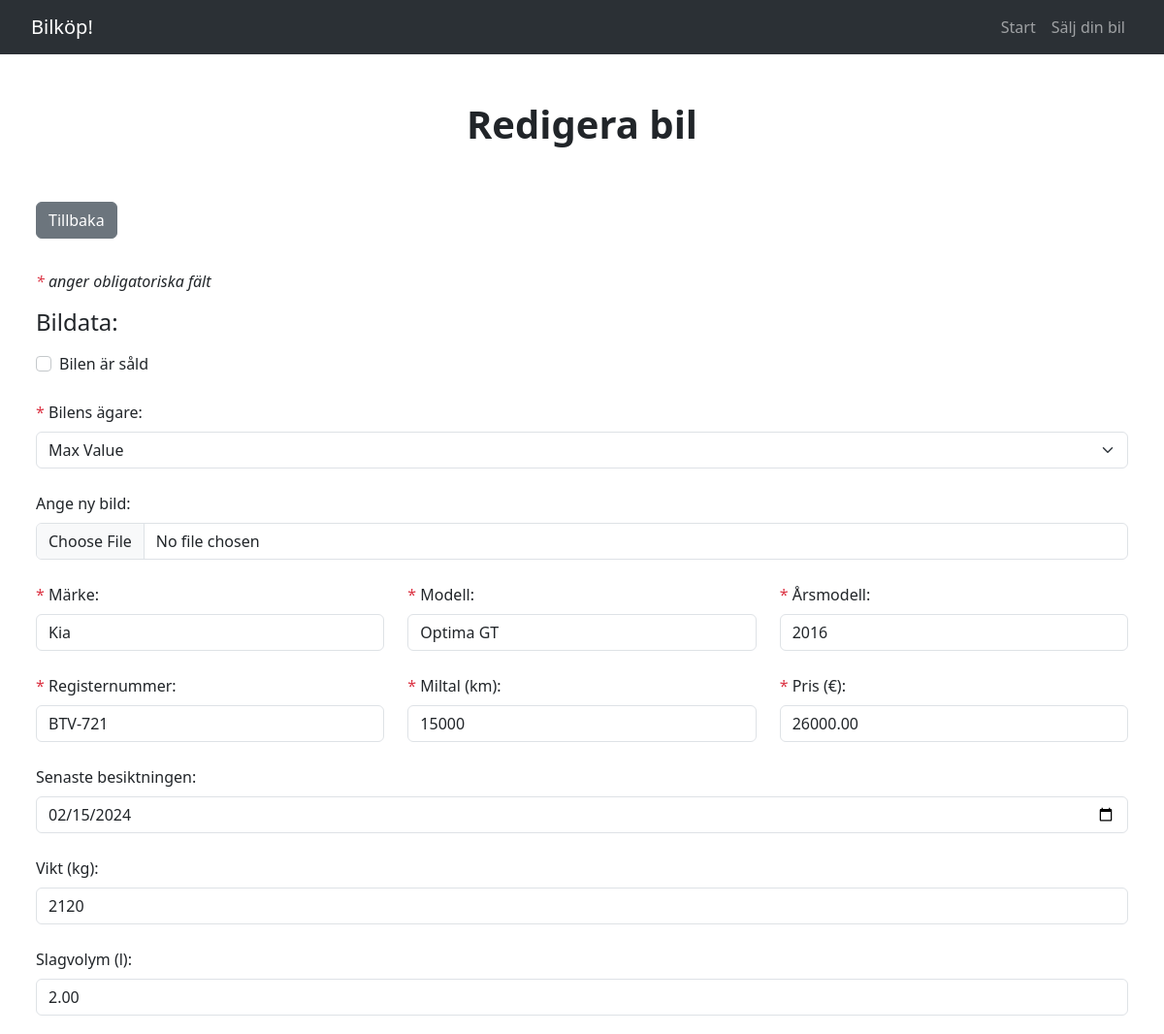
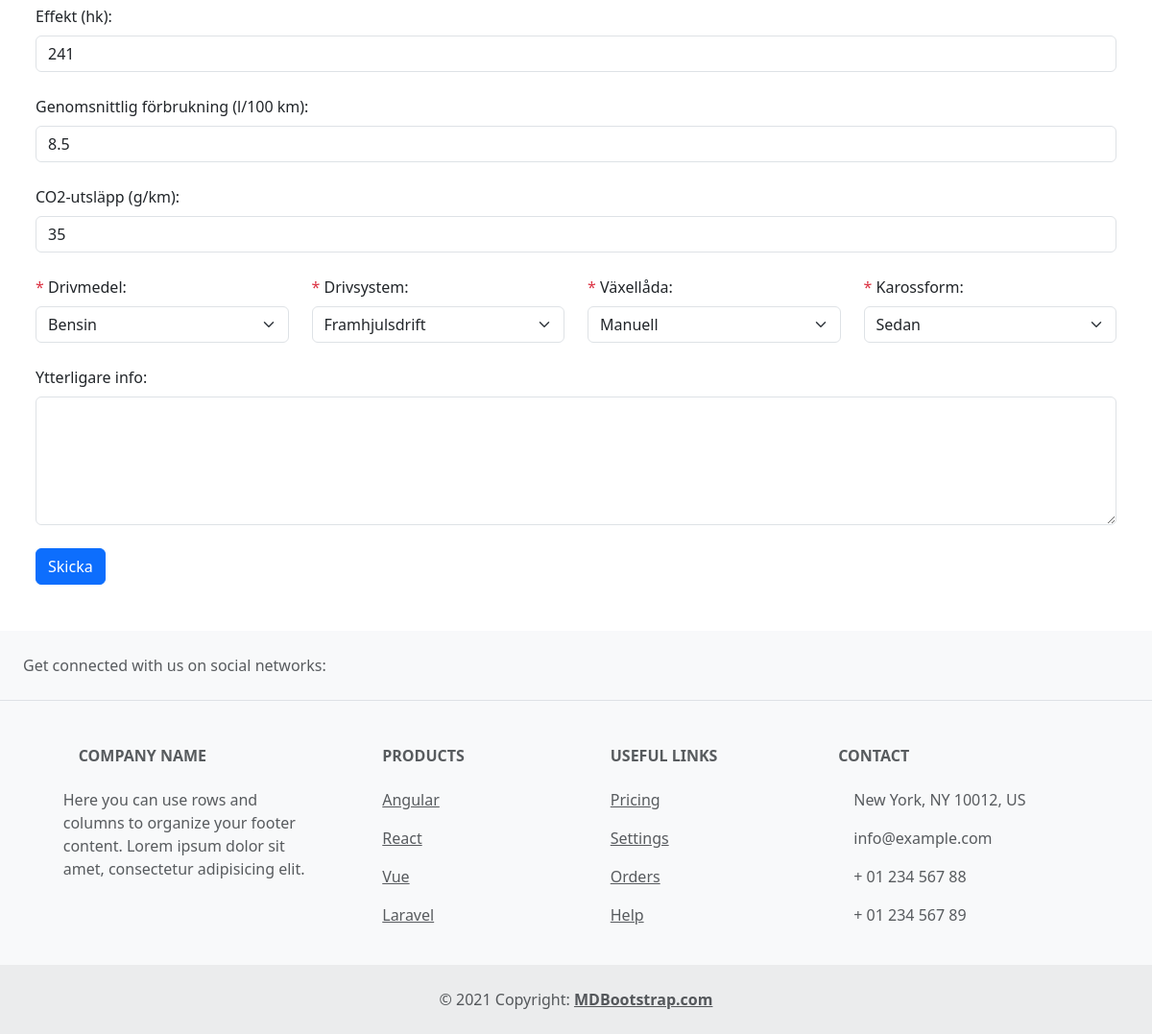
The page /editcar.php?carid=3 on the database its author committed (2 pictures, top to bottom).
### tables this page shows
CREATE TABLE `table_cars` (
  `cars_id` int(11) NOT NULL,
  `cars_model` varchar(255) NOT NULL,
  `cars_brand` varchar(255) NOT NULL,
  `cars_mileage` int(11) NOT NULL,
  `cars_model_year` year(4) NOT NULL,
  `cars_price` decimal(10,2) NOT NULL,
  `cars_hp` int(11) NOT NULL,
  `cars_displacement` decimal(4,2) NOT NULL,
  `cars_license` varchar(255) NOT NULL,
  `cars_inspection_date` date NOT NULL,
  `cars_consumption` decimal(3,1) NOT NULL,
  `cars_emissions` int(11) NOT NULL,
  `cars_weight` int(11) NOT NULL,
  `cars_description` text NOT NULL,
  `cars_img` varchar(1000) NOT NULL,
  `cars_owner_fk` int(11) NOT NULL,
  `cars_drivetype_fk` int(11) NOT NULL,
  `cars_fueltype_fk` int(11) NOT NULL,
  `cars_transtype_fk` int(11) NOT NULL,
  `cars_body_style_fk` int(11) NOT NULL,
  `cars_sale_status` tinyint(1) NOT NULL
);

### includes/functions.php (the view, shortened to what this page needs)
<?php
function selectSingleCar($pdo, $currentId) {
	$stmt_getCarData = $pdo->prepare("SELECT table_cars.*, table_drive_type.drive_type_name AS drivetype, table_fuel_type.fuel_type_name AS fueltype, table_trans_type.trans_type_name AS transtype, table_body_style.body_style_name AS bodystyle
	FROM table_cars
	LEFT JOIN table_drive_type ON table_cars.cars_drivetype_fk = table_drive_type.drive_type_id
	LEFT JOIN table_fuel_type ON table_cars.cars_fueltype_fk = table_fuel_type.fuel_type_id
	LEFT JOIN table_trans_type ON table_cars.cars_transtype_fk = table_trans_type.trans_type_id
	LEFT JOIN table_body_style ON table_cars.cars_body_style_fk = table_body_style.body_style_id
	WHERE cars_id = :id");
	$stmt_getCarData->bindParam(':id', $currentId, PDO::PARAM_INT);
	$stmt_getCarData->execute();
	return $stmt_getCarData->fetch();
}
function selectExistingOwners($pdo) {
	$allOwnersArray = $pdo->query('SELECT * FROM table_owner')->fetchAll();
	return $allOwnersArray;
}
function populateOwnerField($owners, $carInfo = NULL) {
	$counter = 1;
	foreach ($owners as $owner) {
		$selected = '';
		if ($carInfo['cars_owner_fk'] == $counter) {
			$selected = 'selected';
		}
		echo "<option value='{$owner['owner_id']}' {$selected}>{$owner['owner_fname']} {$owner['owner_lname']}</option>";
		$counter++;
	}
}
function selectAttributes($pdo, $attributeTable) {
	$attributesQuery = "SELECT * FROM $attributeTable";
	$attributesArray = $pdo->query($attributesQuery)->fetchAll();
	return $attributesArray;
}
function populateAttributeField($attributes, $carInfo = NULL) {
	$keys = array_keys($attributes[0]);
	$counter = 1;
	foreach ($attributes as $attribute) {
		$selected = '';
		if ($keys[0] === "fuel_type_id" && isset($_POST['fuel']) && $_POST['fuel'] == $counter
		|| $keys[0] === "drive_type_id" && isset($_POST['drive-type']) && $_POST['drive-type'] == $counter
		|| $keys[0] === "trans_type_id" && isset($_POST['trans-type']) && $_POST['trans-type'] == $counter
		|| $keys[0] === "body_style_id" && isset($_POST['body-style']) && $_POST['body-style'] == $counter
		|| $keys[0] === "fuel_type_id" && isset($carInfo['cars_fueltype_fk']) && $carInfo['cars_fueltype_fk'] == $counter
		|| $keys[0] === "drive_type_id" && isset($carInfo['cars_drivetype_fk']) && $carInfo['cars_drivetype_fk'] == $counter
		|| $keys[0] === "trans_type_id" && isset($carInfo['cars_transtype_fk']) && $carInfo['cars_transtype_fk'] == $counter
		|| $keys[0] === "body_style_id" && isset($carInfo['cars_body_style_fk']) && $carInfo['cars_body_style_fk'] == $counter)
		{
			$selected = 'selected';
		}
		echo "<option value='{$attribute[$keys[0]]}' {$selected}>{$attribute[$keys[1]]}</option>";
		$counter++;
	}
}
?>

### editcar.php (shortened to what this page needs)
<?php
include_once 'includes/config.php';
include_once 'includes/functions.php';
$allOwnersArray = selectExistingOwners($pdo);
$allDriveTypes = selectAttributes($pdo, 'table_drive_type');
$allFuelTypes = selectAttributes($pdo, 'table_fuel_type');
$allTransTypes = selectAttributes($pdo, 'table_trans_type');
$allBodyStyles = selectAttributes($pdo, 'table_body_style');
$currentCarId = $_GET['carid'];
$carInfo = selectSingleCar($pdo, $currentCarId);
include_once 'includes/header.php';
?>
<div class="container main-content mt-5">
    <h1 class="text-center fw-bold mb-5">Redigera bil</h1>
    <a href='index.php' class='btn btn-secondary mt-2 mb-4 me-1'>Tillbaka</a>
    <p class="fst-italic mt-2"><span class="text-danger">*</span> anger obligatoriska fält</p>
    <h2 class="h4 mb-3">Bildata:</h2>
    <form action="" method="post" enctype="multipart/form-data">
        <div class="form-check">
            <input class="form-check-input border border-secondary-subtle" type="checkbox" id="sale-status" name="sale-status" value="sold" <?php if($carInfo['cars_sale_status'] == 1) {echo "checked";} ?>>
            <label for="sale-status" class="form-check-label">Bilen är såld</label><br><br>
        </div>
        <label for="existing-customer" class="form-label"><span class="text-danger">*</span> Bilens ägare:</label><br>
        <select class="form-select" name="existing-customer" id="existing-customer" required="required">
            <?php
            populateOwnerField($allOwnersArray, $carInfo);
            ?>
        </select><br>
        <div class="row">
            <div class="col">
                <label for="car-img" class="form-label"> Ange ny bild:</label><br>
                <input class="form-control" type="file" id="car-img" name="car-img"><br>
            </div>
        </div>
        <div class="row">
            <div class="col-sm-4">
                <label for="brand" class="form-label"><span class="text-danger">*</span> Märke:</label><br>
                <input class="form-control" type="text" id="brand" name="brand" placeholder="" value="<?php echo $carInfo['cars_brand'] ?>" required="required"><br>
            </div>
            <div class="col-sm-4">
                <label for="model" class="form-label"><span class="text-danger">*</span> Modell:</label><br>
                <input class="form-control" type="text" id="model" name="model" placeholder="" value="<?php echo $carInfo['cars_model'] ?>" required="required"><br>
            </div>
            <div class="col-sm-4">
                <label for="year" class="form-label"><span class="text-danger">*</span> Årsmodell:</label><br>
                <input class="form-control" type="text" id="year" name="year" placeholder="" value="<?php echo $carInfo['cars_model_year'] ?>" required="required"><br>
            </div>
        </div>
        <div class="row">
            <div class="col-sm-4">
                <label for="license" class="form-label"><span class="text-danger">*</span> Registernummer:</label><br>
                <input class="form-control" type="text" id="license" name="license" placeholder="ABC-123" value="<?php echo $carInfo['cars_license'] ?>" required="required"><br>
            </div>
            <div class="col-sm-4">
                <label for="mileage" class="form-label"><span class="text-danger">*</span> Miltal (km):</label><br>
                <input class="form-control" type="text" id="mileage" name="mileage" placeholder="" value="<?php echo $carInfo['cars_mileage'] ?>" required="required"><br>
            </div>
            <div class="col-sm-4">
                <label for="price" class="form-label"><span class="text-danger">*</span> Pris (€):</label><br>
                <input class="form-control" type="text" id="price" name="price" placeholder="" value="<?php echo $carInfo['cars_price'] ?>" required="required"><br>
            </div>
        </div>
        <label for="inspection" class="form-label">Senaste besiktningen:</label><br>
        <input class="form-control" type="date" id="inspection" name="inspection" value="<?php echo $carInfo['cars_inspection_date'] ?>"><br>
        <label for="weight" class="form-label">Vikt (kg):</label><br>
        <input class="form-control" type="text" id="weight" name="weight" placeholder="" value="<?php echo $carInfo['cars_weight'] ?>"><br>
        <label for="displacement" class="form-label">Slagvolym (l):</label><br>
        <input class="form-control" type="text" id="displacement" name="displacement" placeholder="" value="<?php echo $carInfo['cars_displacement'] ?>"><br>
        <label for="power" class="form-label">Effekt (hk):</label><br>
        <input class="form-control" type="text" id="horsepower" name="horsepower" placeholder="" value="<?php echo $carInfo['cars_hp'] ?>"><br>
        <label for="consumption" class="form-label">Genomsnittlig förbrukning (l/100 km):</label><br>
        <input class="form-control" type="text" id="consumption" name="consumption" value="<?php echo $carInfo['cars_consumption'] ?>"><br>
        <label for="emissions" class="form-label">CO2-utsläpp (g/km):</label><br>
        <input class="form-control" type="text" id="emissions" name="emissions" value="<?php echo $carInfo['cars_emissions'] ?>"><br>
        <div class="row">
            <div class="col-sm-6 col-md-3">
                <label for="fuel" class="form-label"><span class="text-danger">*</span> Drivmedel:</label><br>
                <select class="form-select" name="fuel" id="fuel" required="required">
                    <?php
                    populateAttributeField($allFuelTypes, $carInfo);
                    ?>
                </select><br>
            </div>
            <div class="col-sm-6 col-md-3">
                <label for="drive-type" class="form-label"><span class="text-danger">*</span> Drivsystem:</label><br>
                <select class="form-select" name="drive-type" id="drive-type" required="required">
                </select><br>
            </div>
            <div class="col-sm-6 col-md-3">
                <label for="trans-type" class="form-label"><span class="text-danger">*</span> Växellåda:</label><br>
                <select class="form-select" name="trans-type" id="trans-type" required="required">
                </select><br>
            </div>
            <div class="col-sm-6 col-md-3">
                <label for="body-style" class="form-label"><span class="text-danger">*</span> Karossform:</label><br>
                <select class="form-select" name="body-style" id="body-style" required="required">
                </select><br>
            </div>
        </div>
        <label for="additional-info" class="form-label">Ytterligare info:</label><br>
        <textarea class="form-control" id="additional-info" name="additional-info" rows="5" cols="30"><?php echo $carInfo['cars_description'] ?></textarea><br>
        <input class="btn btn-primary" type="submit" name="update-car" value="Skicka">
    </form>
</div>
<?php
include_once 'includes/footer.php';
?>

### css/style.css (style rules this page uses)
.main-content { max-width: 1150px; }

### rows shown on the page
table_cars: brand "Kia", model "Optima GT", year "2016", license "BTV-721", mileage "15000", price "26000.00", inspection "02/15/2024", weight "2120", displacement "2.00", horsepower "241", consumption "8.5", emissions "35"

### other values the page prints
form field existing-customer "Max Value"
form field fuel "Bensin"
form field drive-type "Framhjulsdrift"
form field trans-type "Manuell"
form field body-style "Sedan"
